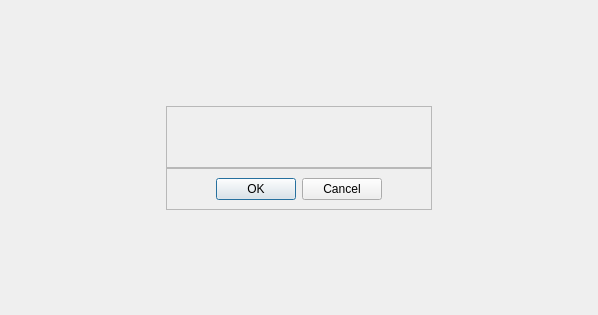
<?xml version="1.0" encoding="UTF-8"?>
<ui version="4.0">
 <class>jsConfirm</class>
 <widget class="QWidget" name="jsConfirm">
  <property name="geometry">
   <rect>
    <x>0</x>
    <y>0</y>
    <width>598</width>
    <height>315</height>
   </rect>
  </property>
  <layout class="QGridLayout" name="gridLayout">
   <property name="spacing">
    <number>0</number>
   </property>
   <item row="2" column="1">
    <widget class="QFrame" name="frame">
     <property name="frameShape">
      <enum>QFrame::StyledPanel</enum>
     </property>
     <property name="frameShadow">
      <enum>QFrame::Raised</enum>
     </property>
     <property name="js-frame" stdset="0">
      <bool>true</bool>
     </property>
     <layout class="QHBoxLayout" name="horizontalLayout_2">
      <property name="leftMargin">
       <number>20</number>
      </property>
      <property name="topMargin">
       <number>20</number>
      </property>
      <property name="rightMargin">
       <number>20</number>
      </property>
      <property name="bottomMargin">
       <number>20</number>
      </property>
      <item>
       <spacer name="horizontalSpacer_5">
        <property name="orientation">
         <enum>Qt::Horizontal</enum>
        </property>
        <property name="sizeHint" stdset="0">
         <size>
          <width>20</width>
          <height>20</height>
         </size>
        </property>
       </spacer>
      </item>
      <item>
       <widget class="QLabel" name="message">
        <property name="text">
         <string/>
        </property>
        <property name="textInteractionFlags">
         <set>Qt::LinksAccessibleByMouse|Qt::TextSelectableByMouse</set>
        </property>
       </widget>
      </item>
      <item>
       <spacer name="horizontalSpacer_6">
        <property name="orientation">
         <enum>Qt::Horizontal</enum>
        </property>
        <property name="sizeHint" stdset="0">
         <size>
          <width>20</width>
          <height>20</height>
         </size>
        </property>
       </spacer>
      </item>
     </layout>
    </widget>
   </item>
   <item row="2" column="0">
    <spacer name="horizontalSpacer">
     <property name="orientation">
      <enum>Qt::Horizontal</enum>
     </property>
     <property name="sizeHint" stdset="0">
      <size>
       <width>40</width>
       <height>20</height>
      </size>
     </property>
    </spacer>
   </item>
   <item row="2" column="2">
    <spacer name="horizontalSpacer_2">
     <property name="orientation">
      <enum>Qt::Horizontal</enum>
     </property>
     <property name="sizeHint" stdset="0">
      <size>
       <width>40</width>
       <height>20</height>
      </size>
     </property>
    </spacer>
   </item>
   <item row="4" column="1">
    <spacer name="verticalSpacer">
     <property name="orientation">
      <enum>Qt::Vertical</enum>
     </property>
     <property name="sizeHint" stdset="0">
      <size>
       <width>20</width>
       <height>40</height>
      </size>
     </property>
    </spacer>
   </item>
   <item row="0" column="1">
    <spacer name="verticalSpacer_2">
     <property name="orientation">
      <enum>Qt::Vertical</enum>
     </property>
     <property name="sizeHint" stdset="0">
      <size>
       <width>20</width>
       <height>40</height>
      </size>
     </property>
    </spacer>
   </item>
   <item row="3" column="1">
    <widget class="QFrame" name="frame_2">
     <property name="frameShape">
      <enum>QFrame::StyledPanel</enum>
     </property>
     <property name="frameShadow">
      <enum>QFrame::Raised</enum>
     </property>
     <property name="js-frame2" stdset="0">
      <bool>true</bool>
     </property>
     <layout class="QHBoxLayout" name="horizontalLayout">
      <property name="spacing">
       <number>0</number>
      </property>
      <item>
       <spacer name="horizontalSpacer_3">
        <property name="orientation">
         <enum>Qt::Horizontal</enum>
        </property>
        <property name="sizeHint" stdset="0">
         <size>
          <width>40</width>
          <height>20</height>
         </size>
        </property>
       </spacer>
      </item>
      <item>
       <widget class="QDialogButtonBox" name="buttonBox">
        <property name="standardButtons">
         <set>QDialogButtonBox::Cancel|QDialogButtonBox::Ok</set>
        </property>
       </widget>
      </item>
      <item>
       <spacer name="horizontalSpacer_4">
        <property name="orientation">
         <enum>Qt::Horizontal</enum>
        </property>
        <property name="sizeHint" stdset="0">
         <size>
          <width>40</width>
          <height>20</height>
         </size>
        </property>
       </spacer>
      </item>
     </layout>
    </widget>
   </item>
  </layout>
 </widget>
 <resources/>
 <connections/>
</ui>
